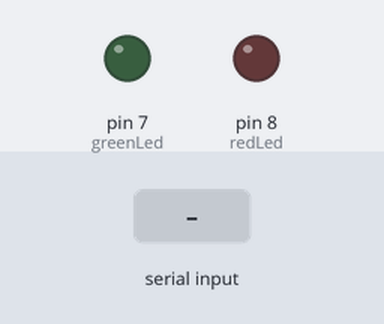
Simulated run of this sketch. Board: Arduino Uno, built with avr-gcc and run on an emulated ATmega328P. Parts: output pins drawn as LEDs (lit = HIGH). The inputs (shaded band) are chosen by the test bench.

Above: at 1.2 s.
1.3 s: "<REMOTEOPENDOOR>" received over Serial
At 1.7 s:
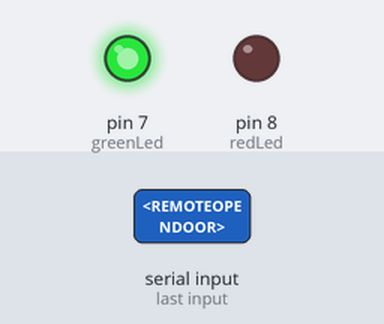
2.8 s: "<SCANCARD>" received over Serial
At 5.2 s:
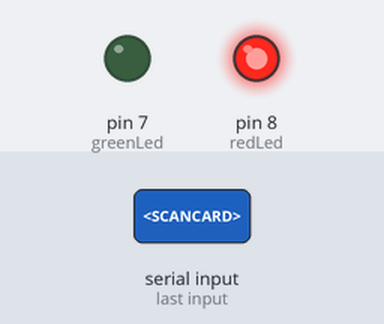
Timing chart, 0 to 8.8 s (numbered marks = the images above; inputs shaded):
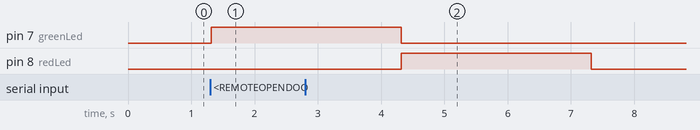

The sketch:

DoorAdminVG.ino
```cpp
int redLed = 8;
int greenLed = 7;

String listWithCards[10];
int amountOfCards = 0;

void RemoteOpenDoor() {
  digitalWrite(greenLed, HIGH);
  delay(3000);
  digitalWrite(greenLed, LOW);
}
void ClearCardsFromList(){
    for(int i = 0; i < amountOfCards; i++){
      listWithCards[i] = "";
      }
    amountOfCards = 0;
}
void GetCardsFromPc(String input) {
    listWithCards[amountOfCards] = input;
    amountOfCards++;
}

void ScanCard(String input){
  for(int i = 0; i < amountOfCards; i++){
    if(listWithCards[i] == input){
      digitalWrite(greenLed, HIGH);
      delay(3000);
      digitalWrite(greenLed, LOW);
      return;
    }
  }
  digitalWrite(redLed, HIGH);
  delay(3000);
  digitalWrite(redLed, LOW);
}

void setup() {
  Serial.begin(9600);

  pinMode(redLed, OUTPUT);
  pinMode(greenLed, OUTPUT);
  digitalWrite(redLed, LOW);
  digitalWrite(greenLed, LOW);
}

void loop() {
  if(amountOfCards == 10){
    ClearCardsFromList();
  }
  if (Serial.available()) {
    String input = Serial.readStringUntil('>');

    if (input.equals("<REMOTEOPENDOOR")) {
      RemoteOpenDoor();
    }
    else if (input.startsWith("<ADDCARD")){
      GetCardsFromPc(input.substring(8));
    }
    else if (input.startsWith("<SCANCARD")){
      ScanCard(input.substring(9));
    }
    else if (input.equals("<CLEARALLCARDS")){
      ClearCardsFromList();
    }
  }
}
```

Measured:
- after the input at 1.3 s, pin 7 (greenLed): LOW → HIGH at once
- after the input at 2.8 s, pin 8 (redLed): LOW → HIGH after 1.5 s, → LOW 3.0 s later
